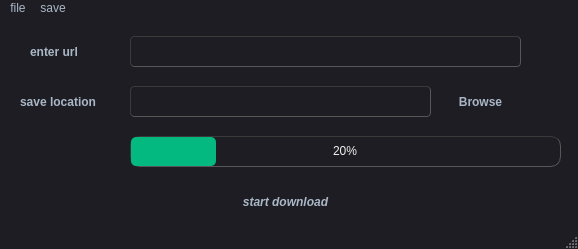
<?xml version="1.0" encoding="UTF-8"?>
<ui version="4.0">
 <class>MainWindow</class>
 <widget class="QMainWindow" name="MainWindow">
  <property name="geometry">
   <rect>
    <x>0</x>
    <y>0</y>
    <width>578</width>
    <height>249</height>
   </rect>
  </property>
  <property name="windowTitle">
   <string>MainWindow</string>
  </property>
  <property name="styleSheet">
   <string notr="true">
QMainWindow {
	background-color:#1e1d23;
}
QDialog {
	background-color:#1e1d23;
}
QColorDialog {
	background-color:#1e1d23;
}
QTextEdit {
	background-color:#1e1d23;
	color: #a9b7c6;
}
QPlainTextEdit {
	selection-background-color:#007b50;
	background-color:#1e1d23;
	border-style: solid;
	border-top-color: transparent;
	border-right-color: transparent;
	border-left-color: transparent;
	border-bottom-color: transparent;
	border-width: 1px;
	color: #a9b7c6;
}
QPushButton{
	border-style: solid;
	border-top-color: transparent;
	border-right-color: transparent;
	border-left-color: transparent;
	border-bottom-color: transparent;
	border-width: 1px;
	border-style: solid;
	color: #a9b7c6;
	padding: 2px;
	background-color: #1e1d23;
}
QPushButton::default{
	border-style: inset;
	border-top-color: transparent;
	border-right-color: transparent;
	border-left-color: transparent;
	border-bottom-color: #04b97f;
	border-width: 1px;
	color: #a9b7c6;
	padding: 2px;
	background-color: #1e1d23;
}
QToolButton {
	border-style: solid;
	border-top-color: transparent;
	border-right-color: transparent;
	border-left-color: transparent;
	border-bottom-color: #04b97f;
	border-bottom-width: 1px;
	border-style: solid;
	color: #a9b7c6;
	padding: 2px;
	background-color: #1e1d23;
}
QToolButton:hover{
	border-style: solid;
	border-top-color: transparent;
	border-right-color: transparent;
	border-left-color: transparent;
	border-bottom-color: #37efba;
	border-bottom-width: 2px;
	border-style: solid;
	color: #FFFFFF;
	padding-bottom: 1px;
	background-color: #1e1d23;
}
QPushButton:hover{
	border-style: solid;
	border-top-color: transparent;
	border-right-color: transparent;
	border-left-color: transparent;
	border-bottom-color: #37efba;
	border-bottom-width: 1px;
	border-style: solid;
	color: #FFFFFF;
	padding-bottom: 2px;
	background-color: #1e1d23;
}
QPushButton:pressed{
	border-style: solid;
	border-top-color: transparent;
	border-right-color: transparent;
	border-left-color: transparent;
	border-bottom-color: #37efba;
	border-bottom-width: 2px;
	border-style: solid;
	color: #37efba;
	padding-bottom: 1px;
	background-color: #1e1d23;
}
QPushButton:disabled{
	border-style: solid;
	border-top-color: transparent;
	border-right-color: transparent;
	border-left-color: transparent;
	border-bottom-color: #808086;
	border-bottom-width: 2px;
	border-style: solid;
	color: #808086;
	padding-bottom: 1px;
	background-color: #1e1d23;
}
QLineEdit {
	border-width: 1px; border-radius: 4px;
	border-color: rgb(58, 58, 58);
	border-style: inset;
	padding: 0 8px;
	color: #a9b7c6;
	background:#1e1d23;
	selection-background-color:#007b50;
	selection-color: #FFFFFF;
}
QLabel {
	color: #a9b7c6;
}
QLCDNumber {
	color: #37e6b4;
}
QProgressBar {
	text-align: center;
	color: rgb(240, 240, 240);
	border-width: 1px; 
	border-radius: 10px;
	border-color: rgb(58, 58, 58);
	border-style: inset;
	background-color:#1e1d23;
}
QProgressBar::chunk {
	background-color: #04b97f;
	border-radius: 5px;
}
QMenuBar {
	background-color: #1e1d23;
}
QMenuBar::item {
	color: #a9b7c6;
  	spacing: 3px;
  	padding: 1px 4px;
  	background: #1e1d23;
}

QMenuBar::item:selected {
  	background:#1e1d23;
	color: #FFFFFF;
}
QMenu::item:selected {
	border-style: solid;
	border-top-color: transparent;
	border-right-color: transparent;
	border-left-color: #04b97f;
	border-bottom-color: transparent;
	border-left-width: 2px;
	color: #FFFFFF;
	padding-left:15px;
	padding-top:4px;
	padding-bottom:4px;
	padding-right:7px;
	background-color: #1e1d23;
}
QMenu::item {
	border-style: solid;
	border-top-color: transparent;
	border-right-color: transparent;
	border-left-color: transparent;
	border-bottom-color: transparent;
	border-bottom-width: 1px;
	border-style: solid;
	color: #a9b7c6;
	padding-left:17px;
	padding-top:4px;
	padding-bottom:4px;
	padding-right:7px;
	background-color: #1e1d23;
}
QMenu{
	background-color:#1e1d23;
}
QTabWidget {
	color:rgb(0,0,0);
	background-color:#1e1d23;
}
QTabWidget::pane {
		border-color: rgb(77,77,77);
		background-color:#1e1d23;
		border-style: solid;
		border-width: 1px;
    	border-radius: 6px;
}
QTabBar::tab {
	border-style: solid;
	border-top-color: transparent;
	border-right-color: transparent;
	border-left-color: transparent;
	border-bottom-color: transparent;
	border-bottom-width: 1px;
	border-style: solid;
	color: #808086;
	padding: 3px;
	margin-left:3px;
	background-color: #1e1d23;
}
QTabBar::tab:selected, QTabBar::tab:last:selected, QTabBar::tab:hover {
  	border-style: solid;
	border-top-color: transparent;
	border-right-color: transparent;
	border-left-color: transparent;
	border-bottom-color: #04b97f;
	border-bottom-width: 2px;
	border-style: solid;
	color: #FFFFFF;
	padding-left: 3px;
	padding-bottom: 2px;
	margin-left:3px;
	background-color: #1e1d23;
}

QCheckBox {
	color: #a9b7c6;
	padding: 2px;
}
QCheckBox:disabled {
	color: #808086;
	padding: 2px;
}

QCheckBox:hover {
	border-radius:4px;
	border-style:solid;
	padding-left: 1px;
	padding-right: 1px;
	padding-bottom: 1px;
	padding-top: 1px;
	border-width:1px;
	border-color: rgb(87, 97, 106);
	background-color:#1e1d23;
}
QCheckBox::indicator:checked {

	height: 10px;
	width: 10px;
	border-style:solid;
	border-width: 1px;
	border-color: #04b97f;
	color: #a9b7c6;
	background-color: #04b97f;
}
QCheckBox::indicator:unchecked {

	height: 10px;
	width: 10px;
	border-style:solid;
	border-width: 1px;
	border-color: #04b97f;
	color: #a9b7c6;
	background-color: transparent;
}
QRadioButton {
	color: #a9b7c6;
	background-color: #1e1d23;
	padding: 1px;
}
QRadioButton::indicator:checked {
	height: 10px;
	width: 10px;
	border-style:solid;
	border-radius:5px;
	border-width: 1px;
	border-color: #04b97f;
	color: #a9b7c6;
	background-color: #04b97f;
}
QRadioButton::indicator:!checked {
	height: 10px;
	width: 10px;
	border-style:solid;
	border-radius:5px;
	border-width: 1px;
	border-color: #04b97f;
	color: #a9b7c6;
	background-color: transparent;
}
QStatusBar {
	color:#027f7f;
}
QSpinBox {
	color: #a9b7c6;	
	background-color: #1e1d23;
}
QDoubleSpinBox {
	color: #a9b7c6;	
	background-color: #1e1d23;
}
QTimeEdit {
	color: #a9b7c6;	
	background-color: #1e1d23;
}
QDateTimeEdit {
	color: #a9b7c6;	
	background-color: #1e1d23;
}
QDateEdit {
	color: #a9b7c6;	
	background-color: #1e1d23;
}
QComboBox {
	color: #a9b7c6;	
	background: #1e1d23;
}
QComboBox:editable {
	background: #1e1d23;
	color: #a9b7c6;
	selection-background-color: #1e1d23;
}
QComboBox QAbstractItemView {
	color: #a9b7c6;	
	background: #1e1d23;
	selection-color: #FFFFFF;
	selection-background-color: #1e1d23;
}
QComboBox:!editable:on, QComboBox::drop-down:editable:on {
	color: #a9b7c6;	
	background: #1e1d23;
}
QFontComboBox {
	color: #a9b7c6;	
	background-color: #1e1d23;
}
QToolBox {
	color: #a9b7c6;
	background-color: #1e1d23;
}
QToolBox::tab {
	color: #a9b7c6;
	background-color: #1e1d23;
}
QToolBox::tab:selected {
	color: #FFFFFF;
	background-color: #1e1d23;
}
QScrollArea {
	color: #FFFFFF;
	background-color: #1e1d23;
}
QSlider::groove:horizontal {
	height: 5px;
	background: #04b97f;
}
QSlider::groove:vertical {
	width: 5px;
	background: #04b97f;
}
QSlider::handle:horizontal {
	background: qlineargradient(x1:0, y1:0, x2:1, y2:1, stop:0 #b4b4b4, stop:1 #8f8f8f);
	border: 1px solid #5c5c5c;
	width: 14px;
	margin: -5px 0;
	border-radius: 7px;
}
QSlider::handle:vertical {
	background: qlineargradient(x1:1, y1:1, x2:0, y2:0, stop:0 #b4b4b4, stop:1 #8f8f8f);
	border: 1px solid #5c5c5c;
	height: 14px;
	margin: 0 -5px;
	border-radius: 7px;
}
QSlider::add-page:horizontal {
    background: white;
}
QSlider::add-page:vertical {
    background: white;
}
QSlider::sub-page:horizontal {
    background: #04b97f;
}
QSlider::sub-page:vertical {
    background: #04b97f;
}

</string>
  </property>
  <widget class="QWidget" name="centralwidget">
   <widget class="QPushButton" name="pushButton">
    <property name="geometry">
     <rect>
      <x>230</x>
      <y>170</y>
      <width>111</width>
      <height>31</height>
     </rect>
    </property>
    <property name="font">
     <font>
      <weight>75</weight>
      <italic>true</italic>
      <bold>true</bold>
     </font>
    </property>
    <property name="toolTip">
     <string>&lt;html&gt;&lt;head/&gt;&lt;body&gt;&lt;p&gt;press to download&lt;/p&gt;&lt;/body&gt;&lt;/html&gt;</string>
    </property>
    <property name="whatsThis">
     <string>&lt;html&gt;&lt;head/&gt;&lt;body&gt;&lt;p&gt;press to download&lt;/p&gt;&lt;/body&gt;&lt;/html&gt;</string>
    </property>
    <property name="text">
     <string>start download</string>
    </property>
   </widget>
   <widget class="QLineEdit" name="lineEdit_3">
    <property name="geometry">
     <rect>
      <x>130</x>
      <y>70</y>
      <width>301</width>
      <height>31</height>
     </rect>
    </property>
   </widget>
   <widget class="QLineEdit" name="lineEdit_4">
    <property name="geometry">
     <rect>
      <x>130</x>
      <y>20</y>
      <width>391</width>
      <height>31</height>
     </rect>
    </property>
   </widget>
   <widget class="QLabel" name="label_3">
    <property name="geometry">
     <rect>
      <x>20</x>
      <y>70</y>
      <width>101</width>
      <height>31</height>
     </rect>
    </property>
    <property name="font">
     <font>
      <weight>75</weight>
      <italic>false</italic>
      <bold>true</bold>
     </font>
    </property>
    <property name="text">
     <string>save location</string>
    </property>
   </widget>
   <widget class="QLabel" name="label_4">
    <property name="geometry">
     <rect>
      <x>30</x>
      <y>20</y>
      <width>81</width>
      <height>31</height>
     </rect>
    </property>
    <property name="font">
     <font>
      <weight>75</weight>
      <bold>true</bold>
     </font>
    </property>
    <property name="text">
     <string>enter url</string>
    </property>
   </widget>
   <widget class="QPushButton" name="pushButton_2">
    <property name="geometry">
     <rect>
      <x>440</x>
      <y>70</y>
      <width>81</width>
      <height>31</height>
     </rect>
    </property>
    <property name="font">
     <font>
      <weight>75</weight>
      <bold>true</bold>
     </font>
    </property>
    <property name="text">
     <string>Browse</string>
    </property>
   </widget>
   <widget class="QProgressBar" name="progressBar">
    <property name="geometry">
     <rect>
      <x>130</x>
      <y>120</y>
      <width>431</width>
      <height>31</height>
     </rect>
    </property>
    <property name="value">
     <number>20</number>
    </property>
   </widget>
  </widget>
  <widget class="QMenuBar" name="menubar">
   <property name="geometry">
    <rect>
     <x>0</x>
     <y>0</y>
     <width>578</width>
     <height>18</height>
    </rect>
   </property>
   <widget class="QMenu" name="menuFile">
    <property name="title">
     <string>file</string>
    </property>
    <addaction name="actionNew"/>
    <addaction name="actionSave"/>
    <addaction name="actionExit"/>
   </widget>
   <widget class="QMenu" name="menuSave">
    <property name="title">
     <string>save</string>
    </property>
    <addaction name="separator"/>
    <addaction name="separator"/>
    <addaction name="actionEdit"/>
   </widget>
   <addaction name="menuFile"/>
   <addaction name="menuSave"/>
  </widget>
  <widget class="QStatusBar" name="statusbar"/>
  <action name="actionExit">
   <property name="text">
    <string>Exit</string>
   </property>
  </action>
  <action name="actionNew">
   <property name="text">
    <string>new</string>
   </property>
  </action>
  <action name="actionSave">
   <property name="text">
    <string>save</string>
   </property>
  </action>
  <action name="actionEdit">
   <property name="text">
    <string>edit</string>
   </property>
  </action>
 </widget>
 <resources/>
 <connections/>
</ui>
